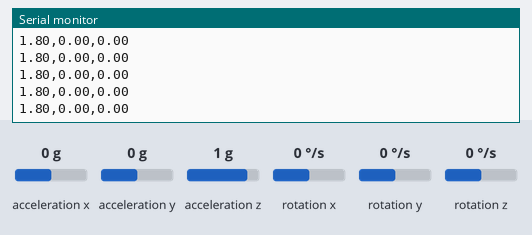
Recording of a sketch running on a simulated Arduino Uno, built with avr-gcc and run on an emulated ATmega328P. Shown: the last lines printed to the serial monitor. Inputs (shaded band) come from the test bench; at power-on: acceleration x 0 g, rotation z 0 °/s, acceleration y 0 g, acceleration z 1 g, rotation x 0 °/s, rotation y 0 °/s.

Above: at 1.7 s.
1.8 s: acceleration x set to -1.4 g
At 2.9 s:
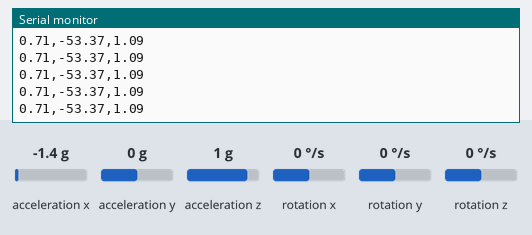
3.3 s: rotation z set to 100 °/s
At 4.1 s:
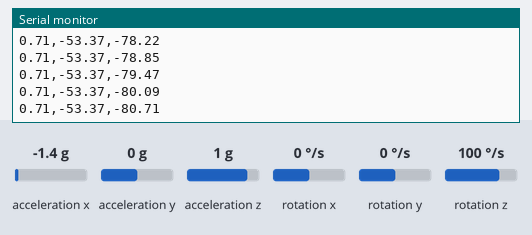
6.3 s: acceleration y set to -1.4 g
At 7.3 s:
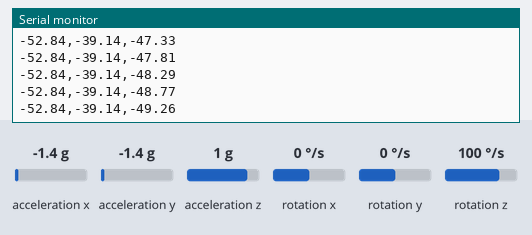
7.8 s: acceleration y set to 0.8 g
At 8.9 s:
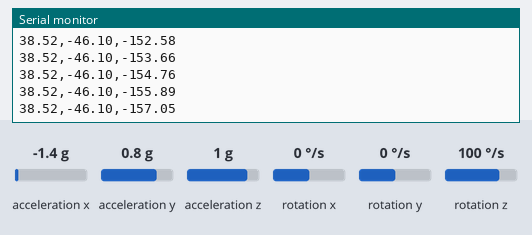
10.8 s: acceleration z set to -1.4 g
At 11.3 s:
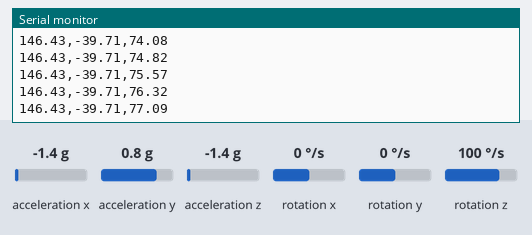
Timing chart, 0 to 13.3 s (numbered marks = the images above; inputs shaded):
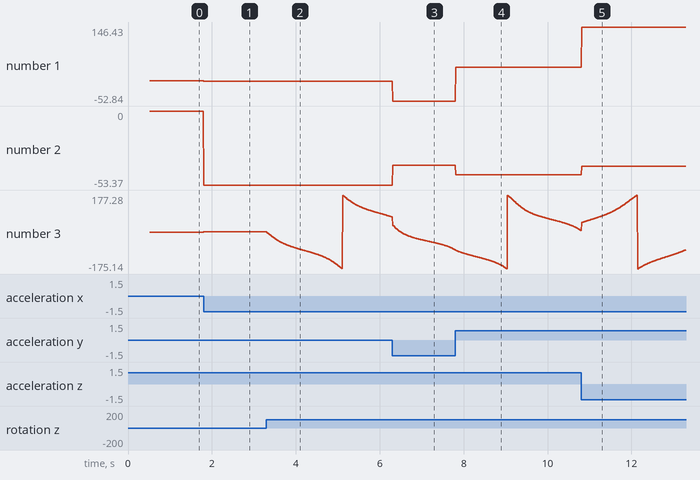

The sketch:

first_order.ino
```cpp
#include "I2Cdev.h"

#include "MPU6050_6Axis_MotionApps20.h"

#if I2CDEV_IMPLEMENTATION == I2CDEV_ARDUINO_WIRE
    #include "Wire.h"
#endif

MPU6050 mpu;

//#define OUTPUT_READABLE_QUATERNION

#define OUTPUT_READABLE_YAWPITCHROLL

bool dmpReady = false;
uint8_t devStatus;
uint8_t fifoBuffer[64];

Quaternion q;
VectorFloat gravity;
float ypr[3];

// Complementary filter parameters
float alpha = 0.98; // Weighting factor for gyroscope data
float beta = 0.02;  // Weighting factor for accelerometer data


void setup() {
    #if I2CDEV_IMPLEMENTATION == I2CDEV_ARDUINO_WIRE
        Wire.begin();
        Wire.setClock(400000);
    #elif I2CDEV_IMPLEMENTATION == I2CDEV_BUILTIN_FASTWIRE
        Fastwire::setup(400, true);
    #endif

    Serial.begin(115200);
    while (!Serial);

    Serial.println(F("Initializing I2C devices..."));
    mpu.initialize();

    Serial.println(F("Testing device connections..."));
    Serial.println(mpu.testConnection() ? F("MPU6050 connection successful") : F("MPU6050 connection failed"));

    Serial.println(F("Initializing DMP..."));
    devStatus = mpu.dmpInitialize();

    mpu.setXGyroOffset(220);
    mpu.setYGyroOffset(76);
    mpu.setZGyroOffset(-85);
    mpu.setZAccelOffset(1788);

    if (devStatus == 0) {
        mpu.CalibrateAccel(6);
        mpu.CalibrateGyro(6);
        mpu.PrintActiveOffsets();
        Serial.println(F("Enabling DMP..."));
        mpu.setDMPEnabled(true);

        dmpReady = true;
    }
    else {
        Serial.print(F("DMP Initialization failed (code "));
        Serial.print(devStatus);
        Serial.println(F(")"));
    }
}

void loop() {
    if (!dmpReady) return;
    if (mpu.dmpGetCurrentFIFOPacket(fifoBuffer)) {
        #ifdef OUTPUT_READABLE_YAWPITCHROLL
            mpu.dmpGetQuaternion(&q, fifoBuffer);
            mpu.dmpGetGravity(&gravity, &q);
            mpu.dmpGetYawPitchRoll(ypr, &q, &gravity);

            // Apply complementary filter for yaw
            float gyro_yaw = ypr[0] * 180 / M_PI;
            float accel_yaw = atan2(-gravity.x, sqrt(gravity.y * gravity.y + gravity.z * gravity.z)) * 180 / M_PI;
            float filtered_yaw = alpha * (gyro_yaw + filtered_yaw) + beta * accel_yaw;

            // Apply complementary filter for pitch
            float gyro_pitch = ypr[1] * 180 / M_PI;
            float accel_pitch = atan2(gravity.y, sqrt(gravity.x * gravity.x + gravity.z * gravity.z)) * 180 / M_PI;
            float filtered_pitch = alpha * (gyro_pitch + filtered_pitch) + beta * accel_pitch;

            // Apply complementary filter for roll
            float gyro_roll = ypr[2] * 180 / M_PI;
            float accel_roll = atan2(gravity.z, sqrt(gravity.x * gravity.x + gravity.y * gravity.y)) * 180 / M_PI;
            float filtered_roll = alpha * (gyro_roll + filtered_roll) + beta * accel_roll;

            // Print filtered angles
            Serial.print(filtered_roll);
            Serial.print(",");
            Serial.print(filtered_pitch);
            Serial.print(",");
            Serial.println(filtered_yaw);
        #endif
    }
}
```

I2C.ino
```cpp
// (licence header left out)
const uint8_t IMUAddress = 0x68; // AD0 is logic low on the PCB
const uint16_t I2C_TIMEOUT = 1000; // Used to check for errors in I2C communication

uint8_t i2cWrite(uint8_t registerAddress, uint8_t data, bool sendStop) {
  return i2cWrite(registerAddress, &data, 1, sendStop); // Returns 0 on success
}

uint8_t i2cWrite(uint8_t registerAddress, uint8_t *data, uint8_t length, bool sendStop) {
  Wire.beginTransmission(IMUAddress);
  Wire.write(registerAddress);
  Wire.write(data, length);
  uint8_t rcode = Wire.endTransmission(sendStop); // Returns 0 on success
  if (rcode) {
    Serial.print(F("i2cWrite failed: "));
    Serial.println(rcode);
  }
  return rcode; // See: http://arduino.cc/en/Reference/WireEndTransmission
}

uint8_t i2cRead(uint8_t registerAddress, uint8_t *data, uint8_t nbytes) {
  uint32_t timeOutTimer;
  Wire.beginTransmission(IMUAddress);
  Wire.write(registerAddress);
  uint8_t rcode = Wire.endTransmission(false); // Don't release the bus
  if (rcode) {
    Serial.print(F("i2cRead failed: "));
    Serial.println(rcode);
    return rcode; // See: http://arduino.cc/en/Reference/WireEndTransmission
  }
  Wire.requestFrom(IMUAddress, nbytes, (uint8_t)true); // Send a repeated start and then release the bus after reading
  for (uint8_t i = 0; i < nbytes; i++) {
    if (Wire.available())
      data[i] = Wire.read();
    else {
      timeOutTimer = micros();
      while (((micros() - timeOutTimer) < I2C_TIMEOUT) && !Wire.available());
      if (Wire.available())
        data[i] = Wire.read();
      else {
        Serial.println(F("i2cRead timeout"));
        return 5; // This error value is not already taken by endTransmission
      }
    }
  }
  return 0; // Success
}
```

Measured:
- after the input at 1.8 s, the serial monitor: prints a new line at once (image 1)
- after the input at 3.3 s, the serial monitor: prints a new line at once (image 2)
- plotted number 1: 1.8 → 0.71 after the input at 1.8 s
- plotted number 2: 0 → -53.37 after the input at 1.8 s
- plotted number 3: 0 → 1.09 after the input at 1.8 s, 1.09 → 72.34 after the input at 3.3 s
